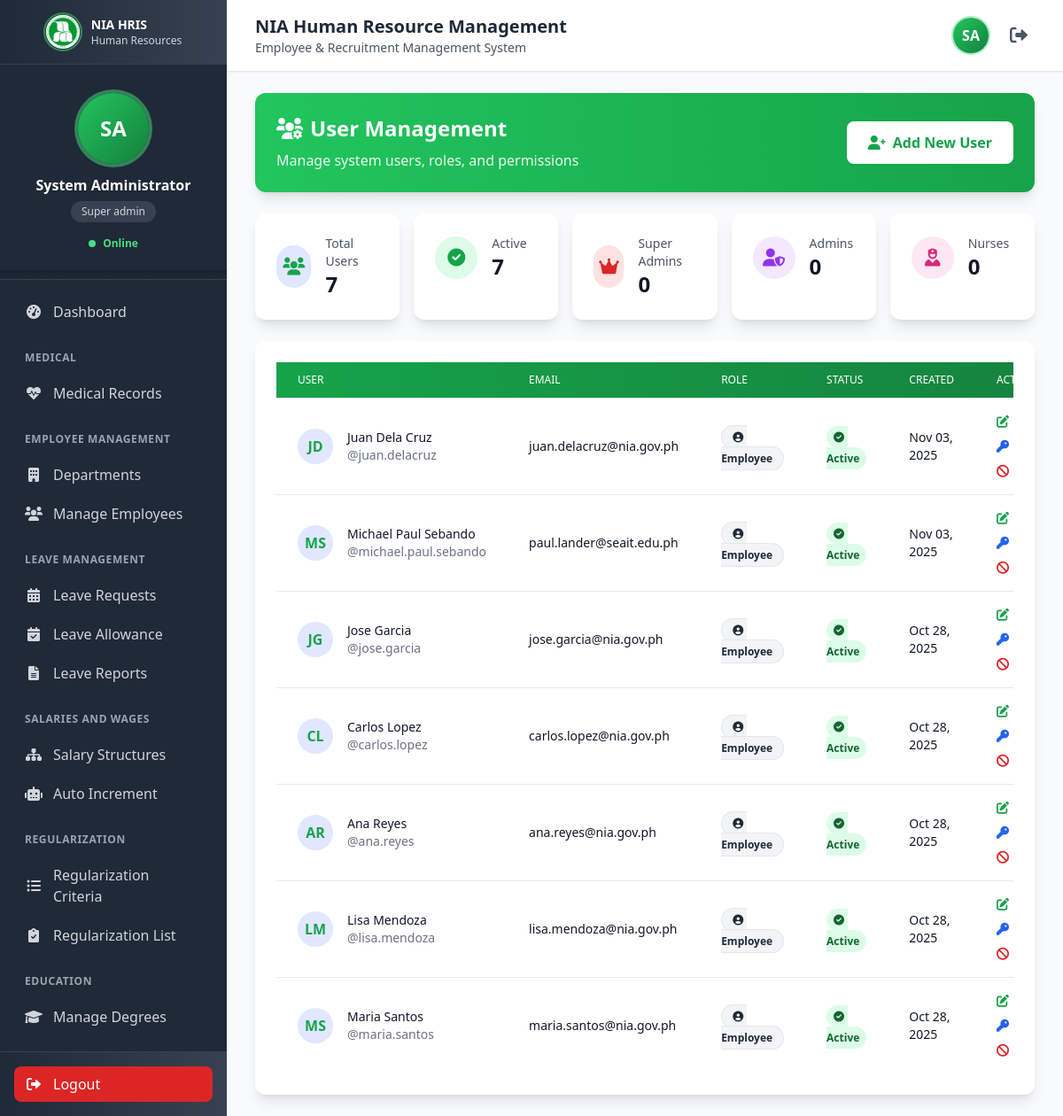
The app's page /user-management.php (signed in) with its own data.
### tables this page shows
CREATE TABLE IF NOT EXISTS `users` (
  `id` int(11) NOT NULL AUTO_INCREMENT,
  `username` varchar(50) NOT NULL,
  `password` varchar(255) NOT NULL,
  `first_name` varchar(100) NOT NULL,
  `last_name` varchar(100) NOT NULL,
  `email` varchar(100) NOT NULL,
  `profile_photo` varchar(255) DEFAULT NULL,
  `role` enum('super_admin','admin','hr_manager','human_resource','nurse','employee') NOT NULL DEFAULT 'human_resource',
  `status` enum('active','inactive') NOT NULL DEFAULT 'active',
  `created_at` timestamp NOT NULL DEFAULT current_timestamp(),
  `updated_at` timestamp NOT NULL DEFAULT current_timestamp() ON UPDATE current_timestamp(),
  PRIMARY KEY (`id`),
  UNIQUE KEY `username` (`username`)
);

### user-management.php (the view, shortened to what this page needs)
<?php
require_once 'config/database.php';
$users_query = "SELECT u.* FROM users u
                INNER JOIN employees e ON u.email = e.email
                WHERE e.is_active = 1
                ORDER BY u.created_at DESC";
$users_result = mysqli_query($conn, $users_query);
$users = [];
while ($user = mysqli_fetch_assoc($users_result)) {
    $users[] = $user;
}
$stats = [
    'total' => count($users),
    'active' => count(array_filter($users, fn($u) => $u['status'] === 'active')),
    'inactive' => count(array_filter($users, fn($u) => $u['status'] === 'inactive')),
    'super_admin' => count(array_filter($users, fn($u) => $u['role'] === 'super_admin')),
    'admin' => count(array_filter($users, fn($u) => $u['role'] === 'admin')),
    'hr_manager' => count(array_filter($users, fn($u) => $u['role'] === 'hr_manager')),
    'human_resource' => count(array_filter($users, fn($u) => $u['role'] === 'human_resource')),
    'nurse' => count(array_filter($users, fn($u) => $u['role'] === 'nurse')),
    'employee' => count(array_filter($users, fn($u) => $u['role'] === 'employee'))
];
include 'includes/header.php';
?>
<div class="mb-6">
    <div class="bg-gradient-to-r from-green-500 to-green-600 text-white rounded-xl shadow-lg p-6">
        <div class="flex items-center justify-between">
            <div>
                <h2 class="text-2xl font-bold mb-2">
                    <i class="fas fa-users-cog mr-2"></i>User Management
                </h2>
                <p class="opacity-90">Manage system users, roles, and permissions</p>
            </div>
            <div class="flex items-center gap-3">
                <button onclick="openAddUserModal()" class="bg-white text-green-600 px-6 py-3 rounded-lg font-semibold hover:bg-gray-100 transition-colors">
                    <i class="fas fa-user-plus mr-2"></i>Add New User
                </button>
            </div>
        </div>
    </div>
</div>
<div class="grid grid-cols-1 md:grid-cols-5 gap-4 mb-6">
    <div class="bg-white rounded-xl shadow-lg p-6">
        <div class="flex items-center">
            <div class="w-12 h-12 bg-indigo-100 rounded-full flex items-center justify-center mr-4">
                <i class="fas fa-users text-green-600 text-xl"></i>
            </div>
            <div>
                <p class="text-sm text-gray-600">Total Users</p>
                <p class="text-2xl font-bold text-gray-900"><?php echo $stats['total']; ?></p>
            </div>
        </div>
    </div>
    <div class="bg-white rounded-xl shadow-lg p-6">
        <div class="flex items-center">
            <div class="w-12 h-12 bg-green-100 rounded-full flex items-center justify-center mr-4">
                <i class="fas fa-check-circle text-green-600 text-xl"></i>
            </div>
            <div>
                <p class="text-sm text-gray-600">Active</p>
                <p class="text-2xl font-bold text-gray-900"><?php echo $stats['active']; ?></p>
            </div>
        </div>
    </div>
    <div class="bg-white rounded-xl shadow-lg p-6">
        <div class="flex items-center">
            <div class="w-12 h-12 bg-red-100 rounded-full flex items-center justify-center mr-4">
                <i class="fas fa-crown text-red-600 text-xl"></i>
            </div>
            <div>
                <p class="text-sm text-gray-600">Super Admins</p>
                <p class="text-2xl font-bold text-gray-900"><?php echo $stats['super_admin']; ?></p>
            </div>
        </div>
    </div>
    <div class="bg-white rounded-xl shadow-lg p-6">
        <div class="flex items-center">
            <div class="w-12 h-12 bg-purple-100 rounded-full flex items-center justify-center mr-4">
                <i class="fas fa-user-shield text-purple-600 text-xl"></i>
            </div>
            <div>
                <p class="text-sm text-gray-600">Admins</p>
                <p class="text-2xl font-bold text-gray-900"><?php echo $stats['admin']; ?></p>
            </div>
        </div>
    </div>
    <div class="bg-white rounded-xl shadow-lg p-6">
        <div class="flex items-center">
            <div class="w-12 h-12 bg-pink-100 rounded-full flex items-center justify-center mr-4">
                <i class="fas fa-user-nurse text-pink-600 text-xl"></i>
            </div>
            <div>
                <p class="text-sm text-gray-600">Nurses</p>
                <p class="text-2xl font-bold text-gray-900"><?php echo $stats['nurse']; ?></p>
            </div>
        </div>
    </div>
</div>
<div class="bg-white rounded-xl shadow-lg p-6">
    <div class="overflow-x-auto">
        <table class="min-w-full divide-y divide-gray-200">
            <thead class="bg-gradient-to-r from-green-600 to-green-700">
                <tr>
                    <th class="px-6 py-3 text-left text-xs font-medium text-white uppercase">User</th>
                    <th class="px-6 py-3 text-left text-xs font-medium text-white uppercase">Email</th>
                    <th class="px-6 py-3 text-left text-xs font-medium text-white uppercase">Role</th>
                    <th class="px-6 py-3 text-left text-xs font-medium text-white uppercase">Status</th>
                    <th class="px-6 py-3 text-left text-xs font-medium text-white uppercase">Created</th>
                    <th class="px-6 py-3 text-left text-xs font-medium text-white uppercase">Actions</th>
                </tr>
            </thead>
            <tbody class="bg-white divide-y divide-gray-200">
                <?php if (empty($users)): ?>
                <tr>
                    <td colspan="6" class="px-6 py-12 text-center text-gray-500">
                        <div class="flex flex-col items-center">
                            <div class="w-16 h-16 bg-gray-100 rounded-full flex items-center justify-center mb-4">
                                <i class="fas fa-users text-gray-400 text-3xl"></i>
                            </div>
                            <p class="text-lg font-medium text-gray-700">No users found</p>
                        </div>
                    </td>
                </tr>
                <?php else: ?>
                <?php foreach ($users as $user): ?>
                <tr class="hover:bg-green-50 transition-colors">
                    <td class="px-6 py-4 whitespace-nowrap">
                        <div class="flex items-center">
                            <div class="flex-shrink-0 h-10 w-10 bg-indigo-100 rounded-full flex items-center justify-center">
                                <span class="text-green-600 font-semibold">
                                    <?php echo strtoupper(substr($user['first_name'], 0, 1) . substr($user['last_name'], 0, 1)); ?>
                                </span>
                            </div>
                            <div class="ml-4">
                                <div class="text-sm font-medium text-gray-900">
                                    <?php echo htmlspecialchars($user['first_name'] . ' ' . $user['last_name']); ?>
                                </div>
                                <div class="text-sm text-gray-500">@<?php echo htmlspecialchars($user['username']); ?></div>
                            </div>
                        </div>
                    </td>
                    <td class="px-6 py-4 text-sm text-gray-900">
                        <?php echo htmlspecialchars($user['email']); ?>
                    </td>
                    <td class="px-6 py-4">
                        <?php
                        $role_badges = [
                            'super_admin' => 'bg-red-100 text-red-800 border-red-200',
                            'admin' => 'bg-purple-100 text-purple-800 border-purple-200',
                            'hr_manager' => 'bg-blue-100 text-blue-800 border-blue-200',
                            'human_resource' => 'bg-green-100 text-green-800 border-green-200',
                            'nurse' => 'bg-pink-100 text-pink-800 border-pink-200',
                            'employee' => 'bg-gray-100 text-gray-800 border-gray-200'
                        ];
                        $role_icons = [
                            'super_admin' => 'fa-crown',
                            'admin' => 'fa-user-shield',
                            'hr_manager' => 'fa-user-tie',
                            'human_resource' => 'fa-user',
                            'nurse' => 'fa-user-nurse',
                            'employee' => 'fa-user-circle'
                        ];
                        $role_display = [
                            'super_admin' => 'Super Admin',
                            'admin' => 'Admin',
                            'hr_manager' => 'HR Manager',
                            'human_resource' => 'Human Resource',
                            'nurse' => 'Nurse',
                            'employee' => 'Employee'
                        ];
                        $user_role = $user['role'] ?? 'unknown';
                        $role_badge = $role_badges[$user_role] ?? 'bg-gray-100 text-gray-800 border-gray-200';
                        $role_icon = $role_icons[$user_role] ?? 'fa-user';
                        $role_name = $role_display[$user_role] ?? ucfirst(str_replace('_', ' ', $user_role));
                        ?>
                        <span class="px-3 py-1 text-xs font-semibold rounded-full border <?php echo $role_badge; ?>">
                            <i class="fas <?php echo $role_icon; ?> mr-1"></i>
                            <?php echo $role_name; ?>
                        </span>
                    </td>
                    <td class="px-6 py-4">
                        <?php if ($user['status'] === 'active'): ?>
                        <span class="px-2 py-1 text-xs font-semibold rounded-full bg-green-100 text-green-800">
                            <i class="fas fa-check-circle mr-1"></i>Active
                        </span>
                        <?php else: ?>
                        <span class="px-2 py-1 text-xs font-semibold rounded-full bg-gray-100 text-gray-800">
                            <i class="fas fa-times-circle mr-1"></i>Inactive
                        </span>
                        <?php endif; ?>
                    </td>
                    <td class="px-6 py-4 text-sm text-gray-900">
                        <?php echo date('M d, Y', strtotime($user['created_at'])); ?>
                    </td>
                    <td class="px-6 py-4 whitespace-nowrap text-sm font-medium">
                        <div class="flex flex-wrap gap-2">
                            <button onclick="editUser(<?php echo htmlspecialchars(json_encode($user)); ?>)"
                                    class="text-green-600 hover:text-green-900">
                                <i class="fas fa-edit"></i> Edit
                            </button>
                            <button onclick="resetUserPassword(<?php echo $user['id']; ?>, '<?php echo htmlspecialchars($user['username']); ?>')"
                                    class="text-blue-600 hover:text-blue-900">
                                <i class="fas fa-key"></i> Reset Password
                            </button>
                            <?php if ($user['id'] != $_SESSION['user_id']): ?>
                            <button onclick="toggleUserStatus(<?php echo $user['id']; ?>, '<?php echo $user['status']; ?>', '<?php echo htmlspecialchars($user['username']); ?>')"
                                    class="<?php echo $user['status'] === 'active' ? 'text-red-600 hover:text-red-900' : 'text-green-600 hover:text-green-900'; ?>">
                                <i class="fas fa-<?php echo $user['status'] === 'active' ? 'ban' : 'check-circle'; ?>"></i>
                            </button>
                            <?php endif; ?>
                        </div>
                    </td>
                </tr>
                <?php endforeach; ?>
                <?php endif; ?>
            </tbody>
        </table>
    </div>
</div>
</body>
</html>

### includes/header.php (style rules this page uses)
body, html { overflow-x: hidden; max-width: 100vw; }

### records on screen
users: first_name+last_name "JD", first_name+last_name "Juan Dela Cruz", username "juan.delacruz", email "juan.delacruz@nia.gov.ph", role "Employee", status "active" (drawn), created_at "Nov 03, 2025"
users: first_name+last_name "MS", first_name+last_name "Michael Paul Sebando", username "michael.paul.sebando", email "paul.lander@seait.edu.ph", role "Employee", status "active" (drawn), created_at "Nov 03, 2025"
users: first_name+last_name "JG", first_name+last_name "Jose Garcia", username "jose.garcia", email "jose.garcia@nia.gov.ph", role "Employee", status "active" (drawn), created_at "Oct 28, 2025"
users: first_name+last_name "CL", first_name+last_name "Carlos Lopez", username "carlos.lopez", email "carlos.lopez@nia.gov.ph", role "Employee", status "active" (drawn), created_at "Oct 28, 2025"
users: first_name+last_name "AR", first_name+last_name "Ana Reyes", username "ana.reyes", email "ana.reyes@nia.gov.ph", role "Employee", status "active" (drawn), created_at "Oct 28, 2025"
users: first_name+last_name "LM", first_name+last_name "Lisa Mendoza", username "lisa.mendoza", email "lisa.mendoza@nia.gov.ph", role "Employee", status "active" (drawn), created_at "Oct 28, 2025"
users: first_name+last_name "MS", first_name+last_name "Maria Santos", username "maria.santos", email "maria.santos@nia.gov.ph", role "Employee", status "active" (drawn), created_at "Oct 28, 2025"

### other values on screen
$_SESSION['first_name'] . ' ' . $_SESSION['last_name'] "System Administrator"
str_replace('_', ' ', $_SESSION['role']) "Super admin"
$stats['total'] "7"
$stats['active'] "7"
$stats['super_admin'] "0"
$stats['admin'] "0"
$stats['nurse'] "0"
